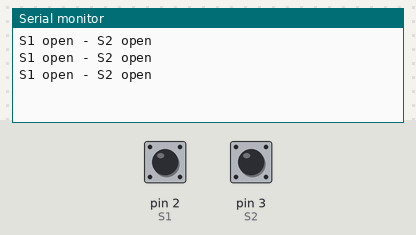
Simulated run of this sketch. Board: Arduino Uno, built with avr-gcc and run on an emulated ATmega328P. Parts: the last lines printed to the serial monitor. Inputs (shaded band) come from the test bench; at power-on: pin 2 (S1) HIGH, pin 3 (S2) HIGH.

Above: at 3.2 s.
3.3 s: pin 2 (S1) pulled LOW for 0.6 s
At 3.9 s:
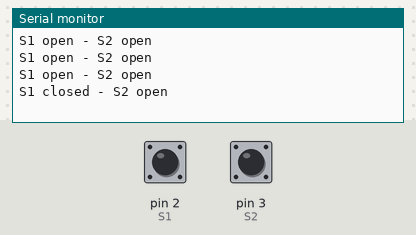
5.4 s: pin 3 (S2) pulled LOW for 0.6 s
At 5.9 s:
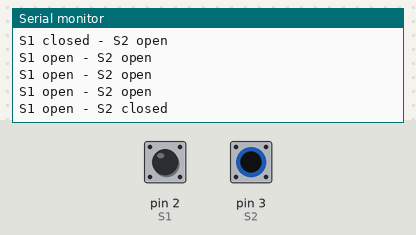
7.5 s: pin 2 (S1) driven LOW and pin 3 (S2) driven LOW
At 7.9 s:
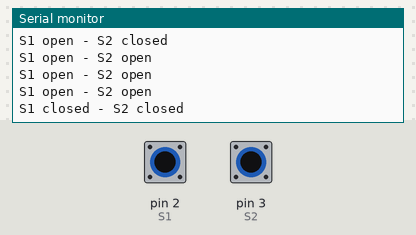

The sketch:

Uno_Keys.ino
```cpp
/*
 * File: Uno_Keys.ino
 *
 * Connections:
 * S1 -- IO2
 * S2 -- IO3
 */
const int S1 = 2, S2 = 3;

void setup()
{
  Serial.begin(115200);
  delay(2000); // wait for Serial Monitor

  pinMode(S1, INPUT_PULLUP);
  pinMode(S2, INPUT_PULLUP);
}

void loop()
{
  if (digitalRead(S1)) Serial.print("S1 open ");
  else Serial.print("S1 closed ");
  if (digitalRead(S2)) Serial.println("- S2 open");
  else Serial.println("- S2 closed");
  delay(500);
}
```

Measured:
- after the input at 3.3 s, the serial monitor: prints a new line after 0.20 s (image 1)
- after the input at 5.4 s, the serial monitor: prints a new line after 0.10 s (image 2)
- after the input at 7.5 s, the serial monitor: prints a new line at once (image 3)
